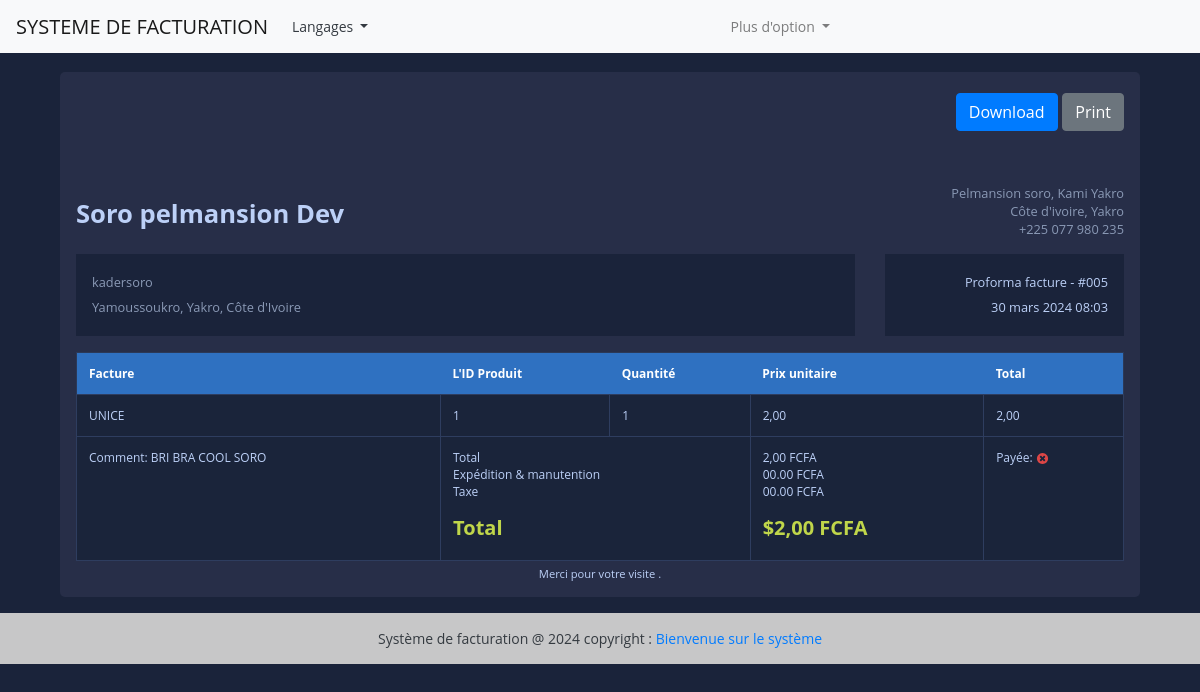
Screenshot of /fr/vue-facture/5 (signed in) with the database file from the repository.
### fact_app/models.py (models this page shows, shortened)
class Invoice(models.Model):
    INVOICE_TYPE = (
        ('R', _('Reçu')),
        ('P', _('Proforma facture')),
        ('F', _('Facture'))
    )
    customer = models.ForeignKey(Customer, on_delete=models.PROTECT)
    save_by = models.ForeignKey(User, on_delete=models.PROTECT)
    invoice_date_time = models.DateTimeField(auto_now_add=True)
    invoice_date = models.DateField(_("Date"), auto_now_add=True)
    total = models.DecimalField(max_digits=10000, decimal_places=2)
    last_updated_date = models.DateTimeField(null=True, blank=True)
    paid = models.BooleanField(default=False)
    invoice_type = models.CharField(max_length=1, choices=INVOICE_TYPE)
    comments = models.TextField(null=True, max_length=1000, blank=True)
    class Meta:
        verbose_name = _("Invoice")
        verbose_name_plural = _("Invoices")
    @property
    def get_total(self):
        articles = self.article_set.all()
        total = sum(article.get_total for article in articles)
        return total

class Customer(models.Model):
    SEX_TYPES = (
        ('M', _('Masculin')),
        ('F', _('Feminin')),
    )
    name = models.CharField(max_length=132)
    email = models.EmailField()
    phone = models.CharField(max_length=130)
    address = models.CharField(max_length=64)
    sex = models.CharField(max_length=1, choices=SEX_TYPES)
    age = models.CharField(max_length=12)
    city = models.CharField(max_length=33)
    zip_code = models.CharField(max_length=16)
    create_date = models.DateTimeField(auto_now_add=True)
    save_by = models.ForeignKey(User, on_delete=models.PROTECT)
    class Meta:
        verbose_name = _("Customer")
        verbose_name_plural = _("Customers")

class Article(models.Model):
    invoice = models.ForeignKey(Invoice, on_delete=models.PROTECT)
    save_by = models.ForeignKey(User, on_delete=models.PROTECT)
    name = models.CharField(max_length=150)
    quantity = models.IntegerField()
    unit_price = models.DecimalField(max_digits=1000, decimal_places=2)
    total = models.DecimalField(max_digits=1000, decimal_places=2)
    class Meta:
        verbose_name = _("Article")
        verbose_name_plural = _("Articles")
    @property
    def get_total(self):
        total = self.quantity * self.unit_price
        return total

### fact_app/views.py (the view)
# urls.py: path("vue-facture/<int:pk>", views.InvoiceVisualizationView.as_view(), name='view-invoice'),
class InvoiceVisualizationView(LoginRequiredSuperuserMixim, View):
    template_name = "invoice.html"
    def get(self, request, *args, **kwargs):
        pk = kwargs.get('pk')
        context = get_invoice(pk)
        return render(request, self.template_name, context)

### fact_app/utils.py (called while the page is built)
def get_invoice(pk):
    obj = Invoice.objects.get(pk=pk)
    articles = obj.article_set.all()
    context = {
        'obj': obj,
        'articles': articles
    }
    return context

### templates/invoice.html (shortened to what this page needs)
{% extends "base.html" %}
{% load static %}
{% block content %}
<div class="container">
    <div class="row gutters">
    	<div class="col-xl-12 col-lg-12 col-md-12 col-sm-12 col-12">
    		<div class="card">
    			<div class="card-body p-0">
    				<div class="invoice-container">
    					<div class="invoice-header">
    						<div class="row gutters">
    							<div class="col-xl-12 col-lg-12 col-md-12 col-sm-12">
    								<div class="custom-actions-btns mb-5">
    									<a href="{% url 'invoice-pdf' pk=obj.pk %}" class="btn btn-primary">
    										 Download
    									</a>
    									<a href="#" class="btn btn-secondary">
    										 Print
    									</a>
    								</div>
    							</div>
    						</div>
    						<div class="row gutters">
    							<div class="col-xl-6 col-lg-6 col-md-6 col-sm-6">
    								<a href="soropelmansion.com" class="invoice-logo">
    									Soro pelmansion Dev
    								</a>
    							</div>
    							<div class="col-lg-6 col-md-6 col-sm-6">
    								<address class="text-right">
    									Pelmansion soro, Kami Yakro<br>
    									Côte d'ivoire, Yakro<br>
    									+225 077 980 235
    								</address>
    							</div>
    						</div>
    						<div class="row gutters">
    							<div class="col-xl-9 col-lg-9 col-md-12 col-sm-12 col-12">
    								<div class="invoice-details">
    									<address>
    										{{obj.customer.name}}<br>
    										{{obj.customer.address}}, {{obj.customer.city}}, Côte d'Ivoire
    									</address>
    								</div>
    							</div>
    							<div class="col-xl-3 col-lg-3 col-md-12 col-sm-12 col-12">
    								<div class="invoice-details">
    									<div class="invoice-num">
    										<div>{{obj.get_invoice_type_display}} - #00{{obj.id}}</div>
    										<div>{{obj.invoice_date_time}}</div>
    									</div>
    								</div>
    							</div>
    						</div>
    					</div>
    					<div class="invoice-body">
    						<div class="row gutters">
    							<div class="col-lg-12 col-md-12 col-sm-12">
    								<div class="table-responsive">
    									<table class="table custom-table m-0">
    										<thead>
    											<tr>
    												<th>Facture</th>
													<th>L'ID Produit</th>
													<th>Quantité</th>
													<th>Prix unitaire</th>
													<th>Total</th>
    											</tr>
    										</thead>
    										<tbody>
                                              {% for article in articles %}
    											<tr>
                                                    <td>
    													{{ article.name }}
    												</td>
													<td>
    													{{ article.id }}
    												</td>
													<td>
    													{{ article.quantity }}
    												</td>
													<td>
    													{{ article.unit_price }}
    												</td>
													<td>
    													{{ article.get_total }}
    												</td>
    											</tr>
                                               {% endfor %}
    											<tr>
    												<td>Comment: {{obj.comments}}</td>
    												<td colspan="2">
														<p>
															Total<br>
															Expédition &amp; manutention<br>
															Taxe<br>
														</p>
    													<h5 class="text-success"><strong>Total</strong></h5>
    												</td>
    												<td>
    													<p>
    														{{obj.get_total}} FCFA<br>
    														00.00 FCFA<br>
    														00.00 FCFA<br>
    													</p>
    													<h5 class="text-success"><strong>${{obj.get_total}} FCFA</strong></h5>
    												</td>
                                                    <td>
                                                            Payée:
                                                        {% if obj.paid  %}
                                                           <img class="icon" src="{% static 'images/icon-yes.svg' %}" alt="True">
                                                        {% else %}
                                                            <img class="icon" src="{% static 'images/icon-no.svg' %}" alt="False">
                                                        {% endif %}
                                                    </td>
    											</tr>
    										</tbody>
    									</table>
    								</div>
    							</div>
    						</div>
    					</div>
    					<div class="invoice-footer">
    						Merci pour votre visite .
    					</div>
    				</div>
    			</div>
    		</div>
    	</div>
    </div>
</div>
{% endblock content %}

### static/style.css (style rules this page uses)
body { margin: 0; padding: 0; font: 400 .875rem 'Open Sans', sans-serif; color: #bcd0f7; background: #1A233A; position: relative; height: 100%; }
.invoice-container { padding: 1rem; }
.invoice-container .invoice-header .invoice-logo { margin: 0.8rem 0 0 0; display: inline-block; font-size: 1.6rem; font-weight: 700; color: #bcd0f7; }
.invoice-container .invoice-header address { font-size: 0.8rem; color: #8a99b5; margin: 0; }
.invoice-container .invoice-details { margin: 1rem 0 0 0; padding: 1rem; line-height: 180%; background: #1a233a; }
.invoice-container .invoice-details .invoice-num { text-align: right; font-size: 0.8rem; }
.invoice-container .invoice-body { padding: 1rem 0 0 0; }
.invoice-container .invoice-footer { text-align: center; font-size: 0.7rem; margin: 5px 0 0 0; }
.card { background: #272E48; -webkit-border-radius: 5px; -moz-border-radius: 5px; border-radius: 5px; border: 0; margin-bottom: 1rem; }
.custom-table { border: 1px solid #2b3958; }
.custom-table thead { background: #2f71c1; }
.custom-table thead th { border: 0; color: #ffffff; }
.custom-table > tbody tr:nth-of-type(even) { background-color: #1a243a; }
.custom-table > tbody td { border: 1px solid #2e3d5f; }
.table { background: #1a243a; color: #bcd0f7; font-size: .75rem; }
.text-success { color: #c0d64a !important; }
.custom-actions-btns { margin: auto; display: flex; justify-content: flex-end; }
.custom-actions-btns .btn { margin: .3rem 0 .3rem .3rem; }

### rows the page displays
Invoice: customer.name "kadersoro", customer.address "Yamoussoukro", customer.city "Yakro", invoice_type "Proforma facture", id "5", invoice_date_time "30 mars 2024 08:03", comments "BRI BRA COOL SORO", get_total "2,00"
Article: name "UNICE", id "1", quantity "1", unit_price "2,00", get_total "2,00"
